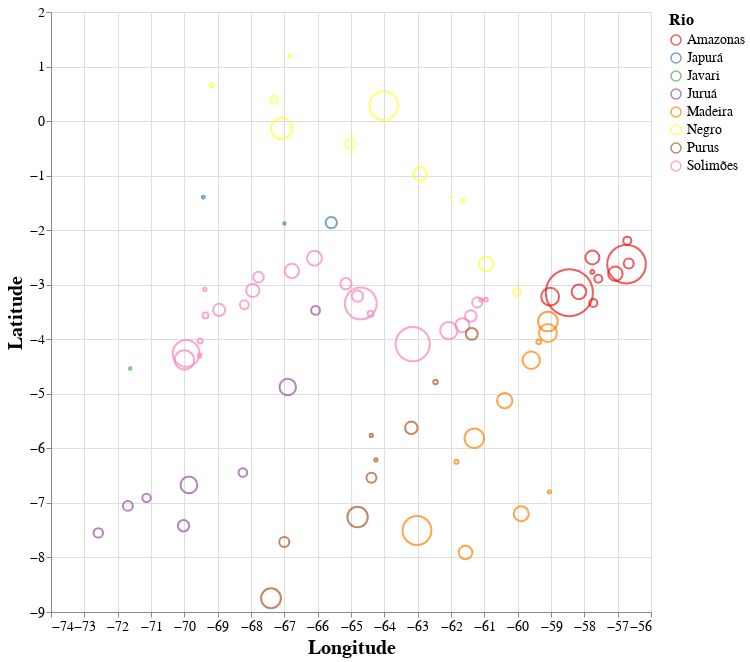

The code cell stored with this chart in its notebook:
### Markdown cell above
## Demanda (permite zoom e seleção na legenda)

### Code cell
selection = vg.selection_multi(fields=['Rio'], bind='legend')

chart = vg.Chart(df).mark_point().encode(
    vg.X('Longitude:Q',
          scale=vg.Scale(zero=False)
        ),
    vg.Y('Latitude:Q',
         scale=vg.Scale(zero=False)
        ),
    color= vg.condition(selection,
                        vg.Color('Rio:N', scale=vg.Scale(scheme='set1')),
                        vg.value('lightgray'),
                       ),
    size=vg.Size('Conteineres/Ano:Q', 
                 scale=None,
                 legend=vg.Legend(title='Conteineres por Ano')),
    tooltip=['Sigla', 'Nome', 'Latitude', 'Longitude', 'Município', 'Modal', 'Rio',
             'Latitude_2', 'Longitude_2', 'OBS', 'Considerar', 'Carga_2023',
             'Carga_2024', 'GN', 'GNL', 'Conteineres/Ano']
).properties(
    width=600,
    height=600,
).configure_title(
    fontSize=24,
).configure_axis(
    labelFontSize=14,
    titleFontSize=20,
).configure_legend(
    titleFontSize=16,
    labelFontSize=14, 
).add_selection(
    selection
).interactive()

chart

### Figure 1 — Vega-Lite specification as saved in the notebook (floating-point values rounded to 4 significant figures)
{"config": {"view": {"continuousWidth": 400, "continuousHeight": 300}, "axis": {"labelFontSize": 14, "titleFontSize": 20}, "legend": {"labelFontSize": 14, "titleFontSize": 16}, "title": {"fontSize": 24}}, "data": {"name": "data-e01aa9a4fcce9f1abde2d39afa6f1cc4"}, "mark": "point", "encoding": {"color": {"condition": {"field": "Rio", "scale": {"scheme": "set1"}, "type": "nominal", "selection": "selector002"}, "value": "lightgray"}, "size": {"field": "Conteineres/Ano", "legend": {"title": "Conteineres por Ano"}, "scale": null, "type": "quantitative"}, "tooltip": [{"field": "Sigla", "type": "nominal"}, {"field": "Nome", "type": "nominal"}, {"field": "Latitude", "type": "quantitative"}, {"field": "Longitude", "type": "quantitative"}, {"field": "Município", "type": "nominal"}, {"field": "Modal", "type": "nominal"}, {"field": "Rio", "type": "nominal"}, {"field": "Latitude_2", "type": "quantitative"}, {"field": "Longitude_2", "type": "quantitative"}, {"field": "OBS", "type": "nominal"}, {"field": "Considerar", "type": "quantitative"}, {"field": "Carga_2023", "type": "quantitative"}, {"field": "Carga_2024", "type": "quantitative"}, {"field": "GN", "type": "quantitative"}, {"field": "GNL", "type": "quantitative"}, {"field": "Conteineres/Ano", "type": "quantitative"}], "x": {"field": "Longitude", "scale": {"zero": false}, "type": "quantitative"}, "y": {"field": "Latitude", "scale": {"zero": false}, "type": "quantitative"}}, "height": 600, "selection": {"selector002": {"type": "multi", "fields": ["Rio"], "bind": "legend"}, "selector003": {"type": "interval", "bind": "scales", "encodings": ["x", "y"]}}, "width": 600, "$schema": "https://vega.github.io/schema/vega-lite/v4.17.0.json", "datasets": {"data-e01aa9a4fcce9f1abde2d39afa6f1cc4": [{"Sigla": "AM-000", "Nome": "MANAUS", "Latitude": -3.138, "Longitude": -60.03, "Município": "Manaus", "Modal": null, "Rio": "Negro", "Latitude_2": -3.138, "Longitude_2": -60.03, "OBS": "Porto de Manaus", "Considerar": 0, "Carga_2023": 0, "Carga_2024": 0, "GN": null, "GNL": null, "Conteineres/Ano": null}, {"Sigla": "AM-083", "Nome": "SACAMBU", "Latitude": -3.272, "Longitude": -60.95, "Município": "Manacapuru", "Modal": "Hidroviário", "Rio": "Solimões", "Latitude_2": -3.275, "Longitude_2": -60.93, "OBS": "Lago Cabaliana, UTE Sacambu; este nó será agregado à localidade CAAPIRANGA", "Considerar": 0, "Carga_2023": 1487, "Carga_2024": 1511, "GN": 455900.0, "GNL": 759.8, "Conteineres/Ano": 15.2}, {"Sigla": "AM-028", "Nome": "CAMPINAS", "Latitude": -3.279, "Longitude": -61.1, "Município": "Manacapuru", "Modal": "Hidroviário", "Rio": "Solimões", "Latitude_2": -3.279, "Longitude_2": -61.1, "OBS": "Lago Cabaliana + Rio Paraná do Aramã; este nó será agregado à localidade CAAPIRANGA", "Considerar": 1, "Carga_2023": 1085, "Carga_2024": 1099, "GN": 331600.0, "GNL": 552.6, "Conteineres/Ano": 11.05}, {"Sigla": "AM-023", "Nome": "CAAPIRANGA", "Latitude": -3.325, "Longitude": -61.21, "Município": "Manacapuru", "Modal": "Gasoduto", "Rio": "Solimões", "Latitude_2": -3.279, "Longitude_2": -61.1, "OBS": "Verificar acesso ao município; supondo entrega rodoviária a partir de Campinas", "Considerar": 0, "Carga_2023": 9984, "Carga_2024": 10253, "GN": 3093000.0, "GNL": 5156.0, "Conteineres/Ano": 103.1}, {"Sigla": "AM-004", "Nome": "ANAMÃ", "Latitude": -3.572, "Longitude": -61.41, "Município": "Anamã", "Modal": "Gasoduto", "Rio": "Solimões", "Latitude_2": -3.572, "Longitude_2": -61.41, "OBS": null, "Considerar": 0, "Carga_2023": 12675, "Carga_2024": 13347, "GN": 4027000.0, "GNL": 6711.0, "Conteineres/Ano": 134.2}, {"Sigla": "AM-005", "Nome": "ANORI", "Latitude": -3.744, "Longitude": -61.66, "Município": "Anori", "Modal": "Gasoduto", "Rio": "Solimões", "Latitude_2": -3.779, "Longitude_2": -61.63, "OBS": "Verificar acesso ao município", "Considerar": 0, "Carga_2023": 19284, "Carga_2024": 19978, "GN": 6027000.0, "GNL": 10050.0, "Conteineres/Ano": 200.9}, {"Sigla": "AM-036", "Nome": "CODAJÁS", "Latitude": -3.842, "Longitude": -62.06, "Município": "Codajás", "Modal": "Gasoduto", "Rio": "Solimões", "Latitude_2": -3.842, "Longitude_2": -62.06, "OBS": null, "Considerar": 0, "Carga_2023": 28771, "Carga_2024": 30152, "GN": 9097000.0, "GNL": 15160.0, "Conteineres/Ano": 303.2}, {"Sigla": "AM-035", "Nome": "COARI", "Latitude": -4.09, "Longitude": -63.15, "Município": "Coari", "Modal": "Gasoduto", "Rio": "Solimões", "Latitude_2": -4.08, "Longitude_2": -63.14, "OBS": "Porto de Coari", "Considerar": 0, "Carga_2023": 112946, "Carga_2024": 116899, "GN": 35270000.0, "GNL": 58780.0, "Conteineres/Ano": 1176.0}, {"Sigla": "AM-025", "Nome": "CAIAMBÉ", "Latitude": -3.531, "Longitude": -64.41, "Município": "Tefé", "Modal": "Hidroviário", "Rio": "Solimões", "Latitude_2": -3.531, "Longitude_2": -64.41, "OBS": null, "Considerar": 1, "Carga_2023": 3500, "Carga_2024": 3626, "GN": 1094000.0, "GNL": 1823.0, "Conteineres/Ano": 36.47}, {"Sigla": "AM-096", "Nome": "TEFÉ", "Latitude": -3.343, "Longitude": -64.71, "Município": "Tefé", "Modal": "Hidroviário", "Rio": "Solimões", "Latitude_2": -3.343, "Longitude_2": -64.71, "OBS": "Porto de Tefé", "Considerar": 1, "Carga_2023": 99231, "Carga_2024": 100628, "GN": 30360000.0, "GNL": 50600.0, "Conteineres/Ano": 1012.0}, {"Sigla": "AM-002", "Nome": "ALVARÃES", "Latitude": -3.209, "Longitude": -64.8, "Município": "Alvarães", "Modal": "Hidroviário", "Rio": "Solimões", "Latitude_2": -3.209, "Longitude_2": -64.8, "OBS": null, "Considerar": 1, "Carga_2023": 12128, "Carga_2024": 12528, "GN": 3780000.0, "GNL": 6300.0, "Conteineres/Ano": 126.0}, {"Sigla": "AM-099", "Nome": "UARINI", "Latitude": -2.981, "Longitude": -65.15, "Município": "Uarini", "Modal": "Hidroviário", "Rio": "Solimões", "Latitude_2": -2.982, "Longitude_2": -65.11, "OBS": "Foz do Rio Uarini", "Considerar": 1, "Carga_2023": 12480, "Carga_2024": 12707, "GN": 3834000.0, "GNL": 6390.0, "Conteineres/Ano": 127.8}, {"Sigla": "AM-042", "Nome": "FONTE BOA", "Latitude": -2.514, "Longitude": -66.1, "Município": "Fonte Boa", "Modal": "Hidroviário", "Rio": "Solimões", "Latitude_2": -2.513, "Longitude_2": -66.1, "OBS": "Porto da Comadre", "Considerar": 1, "Carga_2023": 21414, "Carga_2024": 21941, "GN": 6620000.0, "GNL": 11030.0, "Conteineres/Ano": 220.7}, {"Sigla": "AM-057", "Nome": "JUTAÍ", "Latitude": -2.748, "Longitude": -66.77, "Município": "Jutaí", "Modal": "Hidroviário", "Rio": "Solimões", "Latitude_2": -2.743, "Longitude_2": -66.77, "OBS": null, "Considerar": 1, "Carga_2023": 19655, "Carga_2024": 20540, "GN": 6197000.0, "GNL": 10330.0, "Conteineres/Ano": 206.6}, {"Sigla": "AM-097", "Nome": "TONANTINS", "Latitude": -2.861, "Longitude": -67.78, "Município": "Tonantins", "Modal": "Hidroviário", "Rio": "Solimões", "Latitude_2": -2.865, "Longitude_2": -67.77, "OBS": null, "Considerar": 1, "Carga_2023": 10873, "Carga_2024": 11090, "GN": 3346000.0, "GNL": 5577.0, "Conteineres/Ano": 111.5}, {"Sigla": "AM-087", "Nome": "SANTO ANTÔNIO DO IÇÁ", "Latitude": -3.104, "Longitude": -67.95, "Município": "Santo Antônio do Içá", "Modal": "Hidroviário", "Rio": "Solimões", "Latitude_2": -3.109, "Longitude_2": -67.95, "OBS": null, "Considerar": 1, "Carga_2023": 17394, "Carga_2024": 17676, "GN": 5333000.0, "GNL": 8888.0, "Conteineres/Ano": 177.8}, {"Sigla": "AM-001", "Nome": "ALTEROSA", "Latitude": -3.086, "Longitude": -69.39, "Município": "Santo Antônio do Içá", "Modal": "Hidroviário", "Rio": "Solimões", "Latitude_2": -3.109, "Longitude_2": -67.95, "OBS": "Verificar acesso ao município; foi usada como referência Santo Antônio de Içá", "Considerar": 1, "Carga_2023": 1134, "Carga_2024": 1191, "GN": 359300.0, "GNL": 598.9, "Conteineres/Ano": 11.98}, {"Sigla": "AM-003", "Nome": "AMATURÁ", "Latitude": -3.367, "Longitude": -68.2, "Município": "Amaturá", "Modal": "Hidroviário", "Rio": "Solimões", "Latitude_2": -3.359, "Longitude_2": -68.2, "OBS": null, "Considerar": 1, "Carga_2023": 7519, "Carga_2024": 7858, "GN": 2371000.0, "GNL": 3951.0, "Conteineres/Ano": 79.03}, {"Sigla": "AM-089", "Nome": "SÃO PAULO DE OLIVENÇA", "Latitude": -3.462, "Longitude": -68.96, "Município": "São Paulo de Olivença", "Modal": "Hidroviário", "Rio": "Solimões", "Latitude_2": -3.462, "Longitude_2": -68.96, "OBS": "Porto Principal", "Considerar": 1, "Carga_2023": 14287, "Carga_2024": 14601, "GN": 4405000.0, "GNL": 7342.0, "Conteineres/Ano": 146.8}, {"Sigla": "AM-085", "Nome": "SANTA RITA DO WEILL", "Latitude": -3.562, "Longitude": -69.37, "Município": "São Paulo de Olivença", "Modal": "Hidroviário", "Rio": "Solimões", "Latitude_2": -3.562, "Longitude_2": -69.37, "OBS": null, "Considerar": 1, "Carga_2023": 3337, "Carga_2024": 3411, "GN": 1029000.0, "GNL": 1715.0, "Conteineres/Ano": 34.3}, {"Sigla": "AM-015", "Nome": "BELÉM DO SOLIMÕES", "Latitude": -4.031, "Longitude": -69.52, "Município": "Tabatinga", "Modal": "Hidroviário", "Rio": "Solimões", "Latitude_2": -4.042, "Longitude_2": -69.52, "OBS": null, "Considerar": 1, "Carga_2023": 2338, "Carga_2024": 2390, "GN": 721100.0, "GNL": 1202.0, "Conteineres/Ano": 24.04}, {"Sigla": "AM-041", "Nome": "FEIJOAL", "Latitude": -4.297, "Longitude": -69.54, "Município": "Tabatinga", "Modal": "Hidroviário", "Rio": "Solimões", "Latitude_2": -4.297, "Longitude_2": -69.54, "OBS": null, "Considerar": 1, "Carga_2023": 1470, "Carga_2024": 1504, "GN": 453800.0, "GNL": 756.3, "Conteineres/Ano": 15.13}, {"Sigla": "AM-017", "Nome": "BENJAMIN CONSTANT", "Latitude": -4.378, "Longitude": -70.0, "Município": "Benjamin Constant", "Modal": "Hidroviário", "Rio": "Solimões", "Latitude_2": -4.378, "Longitude_2": -70.0, "OBS": null, "Considerar": 1, "Carga_2023": 36655, "Carga_2024": 37571, "GN": 11340000.0, "GNL": 18890.0, "Conteineres/Ano": 377.8}, {"Sigla": "AM-093", "Nome": "TABATINGA", "Latitude": -4.259, "Longitude": -69.95, "Município": "Tabatinga", "Modal": "Hidroviário", "Rio": "Solimões", "Latitude_2": -4.259, "Longitude_2": -69.95, "OBS": null, "Considerar": 1, "Carga_2023": 70600, "Carga_2024": 71626, "GN": 21610000.0, "GNL": 36020.0, "Conteineres/Ano": 720.3}, {"Sigla": "AM-040", "Nome": "ESTIRÃO DO EQUADOR", "Latitude": -4.535, "Longitude": -71.62, "Município": "Atalaia do Norte", "Modal": "Hidroviário", "Rio": "Javari", "Latitude_2": -4.527, "Longitude_2": -71.62, "OBS": "Rio Javari, após Benjamin Constant", "Considerar": 0, "Carga_2023": 667, "Carga_2024": 682, "GN": 205800.0, "GNL": 342.9, "Conteineres/Ano": 6.859}, {"Sigla": "AM-056", "Nome": "JURUÁ", "Latitude": -3.471, "Longitude": -66.06, "Município": "Juruá", "Modal": "Hidroviário", "Rio": "Juruá", "Latitude_2": -3.471, "Longitude_2": -66.06, "OBS": null, "Considerar": 1, "Carga_2023": 7563, "Carga_2024": 7631, "GN": 2302000.0, "GNL": 3837.0, "Conteineres/Ano": 76.74}, {"Sigla": "AM-030", "Nome": "CARAUARI", "Latitude": -4.875, "Longitude": -66.9, "Município": "Carauari", "Modal": "Hidroviário", "Rio": "Juruá", "Latitude_2": -4.837, "Longitude_2": -66.85, "OBS": "Vila Nova; acesso rodoviário a Caruari por meio da Estrada do Gavião", "Considerar": 1, "Carga_2023": 26855, "Carga_2024": 27124, "GN": 8183000.0, "GNL": 13640.0, "Conteineres/Ano": 272.8}, {"Sigla": "AM-050", "Nome": "ITAMARATI", "Latitude": -6.442, "Longitude": -68.24, "Município": "Itamarati", "Modal": "Hidroviário", "Rio": "Juruá", "Latitude_2": -6.442, "Longitude_2": -68.24, "OBS": null, "Considerar": 1, "Carga_2023": 7306, "Carga_2024": 7512, "GN": 2266000.0, "GNL": 3777.0, "Conteineres/Ano": 75.55}, {"Sigla": "AM-038", "Nome": "EIRUNEPÉ", "Latitude": -6.671, "Longitude": -69.86, "Município": "Eirunepé", "Modal": "Hidroviário", "Rio": "Juruá", "Latitude_2": -6.671, "Longitude_2": -69.86, "OBS": null, "Considerar": 1, "Carga_2023": 27205, "Carga_2024": 27886, "GN": 8413000.0, "GNL": 14020.0, "Conteineres/Ano": 280.4}, {"Sigla": "AM-039", "Nome": "ENVIRA", "Latitude": -7.418, "Longitude": -70.02, "Município": "Envira", "Modal": "Hidroviário", "Rio": "Juruá", "Latitude_2": -7.418, "Longitude_2": -70.02, "OBS": "Rio Taraucá", "Considerar": 1, "Carga_2023": 12409, "Carga_2024": 12967, "GN": 3912000.0, "GNL": 6520.0, "Conteineres/Ano": 130.4}, {"Sigla": "AM-059", "Nome": "LIMOEIRO", "Latitude": -6.907, "Longitude": -71.13, "Município": "Ipixuna", "Modal": "Hidroviário", "Rio": "Juruá", "Latitude_2": -6.907, "Longitude_2": -71.13, "OBS": "Verificar acesso ao município", "Considerar": 1, "Carga_2023": 6861, "Carga_2024": 7101, "GN": 2142000.0, "GNL": 3571.0, "Conteineres/Ano": 71.41}, {"Sigla": "AM-047", "Nome": "IPIXUNA", "Latitude": -7.054, "Longitude": -71.69, "Município": "Ipixuna", "Modal": "Hidroviário", "Rio": "Juruá", "Latitude_2": -7.054, "Longitude_2": -71.69, "OBS": null, "Considerar": 1, "Carga_2023": 9489, "Carga_2024": 9754, "GN": 2943000.0, "GNL": 4905.0, "Conteineres/Ano": 98.09}, {"Sigla": "AM-043", "Nome": "GUAJARÁ", "Latitude": -7.55, "Longitude": -72.58, "Município": "Guajará", "Modal": "Hidroviário", "Rio": "Juruá", "Latitude_2": -7.55, "Longitude_2": -72.58, "OBS": null, "Considerar": 1, "Carga_2023": 8642, "Carga_2024": 8875, "GN": 2678000.0, "GNL": 4463.0, "Conteineres/Ano": 89.25}, {"Sigla": "AM-064", "Nome": "MARAÃ", "Latitude": -1.861, "Longitude": -65.59, "Município": "Maraã", "Modal": "Hidroviário", "Rio": "Japurá", "Latitude_2": -1.861, "Longitude_2": -65.59, "OBS": "Este nó será agregado/incorporado à localidade VILA BITENCOURT (localidade mais remota no Rio Japurá).", "Considerar": 0, "Carga_2023": 12159, "Carga_2024": 12754, "GN": 3848000.0, "GNL": 6413.0, "Conteineres/Ano": 128.3}, {"Sigla": "AM-055", "Nome": "JAPURÁ", "Latitude": -1.877, "Longitude": -67.0, "Município": "Japurá", "Modal": "Hidroviário", "Rio": "Japurá", "Latitude_2": -1.877, "Longitude_2": -67.0, "OBS": "Porto de Japurá. Este nó será agregado/incorporado à localidade VILA BITENCOURT (localidade mais remota no Rio Japurá).", "Considerar": 0, "Carga_2023": 575, "Carga_2024": 576, "GN": 173800.0, "GNL": 289.6, "Conteineres/Ano": 5.793}, {"Sigla": "AM-103", "Nome": "VILA BITENCOURT", "Latitude": -1.396, "Longitude": -69.43, "Município": "Japurá", "Modal": "Hidroviário", "Rio": "Japurá", "Latitude_2": -1.396, "Longitude_2": -69.43, "OBS": null, "Considerar": 1, "Carga_2023": 834, "Carga_2024": 851, "GN": 256800.0, "GNL": 427.9, "Conteineres/Ano": 8.558}, {"Sigla": "AM-018", "Nome": "BERURI", "Latitude": -3.902, "Longitude": -61.38, "Município": "Beruri", "Modal": "Hidroviário", "Rio": "Purus", "Latitude_2": -3.902, "Longitude_2": -61.38, "OBS": null, "Considerar": 1, "Carga_2023": 13800, "Carga_2024": 14007, "GN": 4226000.0, "GNL": 7043.0, "Conteineres/Ano": 140.9}, {"Sigla": "AM-098", "Nome": "TUIUÉ", "Latitude": -4.784, "Longitude": -62.46, "Município": "Beruri", "Modal": "Hidroviário", "Rio": "Purus", "Latitude_2": -4.784, "Longitude_2": -62.46, "OBS": null, "Considerar": 1, "Carga_2023": 1954, "Carga_2024": 1983, "GN": 598300.0, "GNL": 997.1, "Conteineres/Ano": 19.94}, {"Sigla": "AM-095", "Nome": "TAPAUÁ", "Latitude": -5.623, "Longitude": -63.19, "Município": "Tapauá", "Modal": "Hidroviário", "Rio": "Purus", "Latitude_2": -5.623, "Longitude_2": -63.19, "OBS": null, "Considerar": 1, "Carga_2023": 15181, "Carga_2024": 15504, "GN": 4678000.0, "GNL": 7796.0, "Conteineres/Ano": 155.9}, {"Sigla": "AM-026", "Nome": "CAMARUÃ", "Latitude": -5.764, "Longitude": -64.39, "Município": "Tapauá", "Modal": "Hidroviário", "Rio": "Purus", "Latitude_2": -5.764, "Longitude_2": -64.39, "OBS": null, "Considerar": 1, "Carga_2023": 1002, "Carga_2024": 1032, "GN": 311400.0, "GNL": 518.9, "Conteineres/Ano": 10.38}, {"Sigla": "AM-016", "Nome": "BELO MONTE", "Latitude": -6.209, "Longitude": -64.25, "Município": "Tapauá", "Modal": "Hidroviário", "Rio": "Purus", "Latitude_2": -6.209, "Longitude_2": -64.25, "OBS": null, "Considerar": 1, "Carga_2023": 957, "Carga_2024": 998, "GN": 301100.0, "GNL": 501.8, "Conteineres/Ano": 10.04}, {"Sigla": "AM-029", "Nome": "CANUTAMA", "Latitude": -6.54, "Longitude": -64.39, "Município": "Canutama", "Modal": "Hidroviário", "Rio": "Purus", "Latitude_2": -6.54, "Longitude_2": -64.39, "OBS": null, "Considerar": 1, "Carga_2023": 9457, "Carga_2024": 9835, "GN": 2967000.0, "GNL": 4945.0, "Conteineres/Ano": 98.91}, {"Sigla": "AM-058", "Nome": "LÁBREA", "Latitude": -7.258, "Longitude": -64.8, "Município": "Lábrea", "Modal": "Hidroviário", "Rio": "Purus", "Latitude_2": -7.258, "Longitude_2": -64.8, "OBS": null, "Considerar": 1, "Carga_2023": 40165, "Carga_2024": 41570, "GN": 12540000.0, "GNL": 20900.0, "Conteineres/Ano": 418.1}, {"Sigla": "AM-079", "Nome": "PAUINI", "Latitude": -7.718, "Longitude": -67.0, "Município": "Pauini", "Modal": "Hidroviário", "Rio": "Purus", "Latitude_2": -7.718, "Longitude_2": -67.0, "OBS": null, "Considerar": 1, "Carga_2023": 9890, "Carga_2024": 10088, "GN": 3044000.0, "GNL": 5073.0, "Conteineres/Ano": 101.5}, {"Sigla": "AM-021", "Nome": "BOCA DO ACRE", "Latitude": -8.748, "Longitude": -67.4, "Município": "Boca do Acre", "Modal": "Hidroviário", "Rio": "Purus", "Latitude_2": -8.748, "Longitude_2": -67.4, "OBS": null, "Considerar": 1, "Carga_2023": 38476, "Carga_2024": 39053, "GN": 11780000.0, "GNL": 19640.0, "Conteineres/Ano": 392.7}, {"Sigla": "AM-072", "Nome": "NOVO AIRÃO", "Latitude": -2.62, "Longitude": -60.95, "Município": "Novo Airão", "Modal": "Hidroviário", "Rio": "Negro", "Latitude_2": -2.62, "Longitude_2": -60.95, "OBS": null, "Considerar": 1, "Carga_2023": 20313, "Carga_2024": 20623, "GN": 6222000.0, "GNL": 10370.0, "Conteineres/Ano": 207.4}, {"Sigla": "AM-068", "Nome": "MOURA", "Latitude": -1.456, "Longitude": -61.63, "Município": "Barcelos", "Modal": "Hidroviário", "Rio": "Negro", "Latitude_2": -1.456, "Longitude_2": -61.63, "OBS": null, "Considerar": 1, "Carga_2023": 1080, "Carga_2024": 1156, "GN": 348800.0, "GNL": 581.3, "Conteineres/Ano": 11.63}, {"Sigla": "AM-032", "Nome": "CARVOEIRO", "Latitude": -1.394, "Longitude": -61.98, "Município": "Barcelos", "Modal": "Hidroviário", "Rio": "Negro", "Latitude_2": -1.394, "Longitude_2": -61.98, "OBS": null, "Considerar": 1, "Carga_2023": 203, "Carga_2024": 216, "GN": 65170.0, "GNL": 108.6, "Conteineres/Ano": 2.172}, {"Sigla": "AM-013", "Nome": "BARCELOS", "Latitude": -0.9686, "Longitude": -62.93, "Município": "Barcelos", "Modal": "Hidroviário", "Rio": "Negro", "Latitude_2": -0.9686, "Longitude_2": -62.93, "OBS": null, "Considerar": 1, "Carga_2023": 17581, "Carga_2024": 18021, "GN": 5437000.0, "GNL": 9062.0, "Conteineres/Ano": 181.2}, {"Sigla": "AM-033", "Nome": "CASTANHO", "Latitude": 0.2842, "Longitude": -64.02, "Município": "Barcelos", "Modal": "Hidroviário", "Rio": "Negro", "Latitude_2": 0.2842, "Longitude_2": -64.02, "OBS": "Rio Preto & Rio Padauari", "Considerar": 1, "Carga_2023": 80416, "Carga_2024": 82507, "GN": 24890000.0, "GNL": 41490.0, "Conteineres/Ano": 829.8}, {"Sigla": "AM-084", "Nome": "SANTA ISABEL DO RIO NEGRO", "Latitude": -0.4189, "Longitude": -65.02, "Município": "Santa Isabel do Rio Negro", "Modal": "Hidroviário", "Rio": "Negro", "Latitude_2": -0.4189, "Longitude_2": -65.02, "OBS": null, "Considerar": 1, "Carga_2023": 9499, "Carga_2024": 9653, "GN": 2912000.0, "GNL": 4854.0, "Conteineres/Ano": 97.08}, {"Sigla": "AM-088", "Nome": "SÃO GABRIEL DA CACHOEIRA", "Latitude": -0.1365, "Longitude": -67.08, "Município": "São Gabriel da Cachoeira", "Modal": "Hidroviário", "Rio": "Negro", "Latitude_2": -0.1365, "Longitude_2": -67.08, "OBS": null, "Considerar": 1, "Carga_2023": 43517, "Carga_2024": 44300, "GN": 13370000.0, "GNL": 22280.0, "Conteineres/Ano": 445.5}, {"Sigla": "AM-024", "Nome": "CABORI", "Latitude": 0.3887, "Longitude": -67.3, "Município": "São Gabriel da Cachoeira", "Modal": "Hidroviário", "Rio": "Negro", "Latitude_2": 0.3887, "Longitude_2": -67.3, "OBS": null, "Considerar": 1, "Carga_2023": 5696, "Carga_2024": 5822, "GN": 1757000.0, "GNL": 2928.0, "Conteineres/Ano": 58.55}, {"Sigla": "AM-037", "Nome": "CUCUÍ", "Latitude": 1.191, "Longitude": -66.84, "Município": "São Gabriel da Cachoeira", "Modal": "Hidroviário", "Rio": "Negro", "Latitude_2": 1.191, "Longitude_2": -66.84, "OBS": null, "Considerar": 1, "Carga_2023": 797, "Carga_2024": 816, "GN": 246200.0, "GNL": 410.3, "Conteineres/Ano": 8.206}, {"Sigla": "AM-045", "Nome": "IAUARETE", "Latitude": 0.6607, "Longitude": -69.18, "Município": "São Gabriel da Cachoeira", "Modal": "Hidroviário", "Rio": "Negro", "Latitude_2": 0.6607, "Longitude_2": -69.18, "OBS": "Rio Uapés", "Considerar": 1, "Carga_2023": 1530, "Carga_2024": 1628, "GN": 491200.0, "GNL": 818.6, "Conteineres/Ano": 16.37}, {"Sigla": "AM-010", "Nome": "AUTAZES", "Latitude": -3.674, "Longitude": -59.09, "Município": "Autazes", "Modal": "Hidroviário", "Rio": "Madeira", "Latitude_2": -3.674, "Longitude_2": -59.09, "OBS": "Porto do Rosarinho", "Considerar": 1, "Carga_2023": 37363, "Carga_2024": 38410, "GN": 11590000.0, "GNL": 19310.0, "Conteineres/Ano": 386.3}, {"Sigla": "AM-071", "Nome": "NOVA OLINDA DO NORTE", "Latitude": -3.886, "Longitude": -59.09, "Município": "Nova Olinda do Norte", "Modal": "Hidroviário", "Rio": "Madeira", "Latitude_2": -3.886, "Longitude_2": -59.09, "OBS": null, "Considerar": 1, "Carga_2023": 31393, "Carga_2024": 31864, "GN": 9614000.0, "GNL": 16020.0, "Conteineres/Ano": 320.5}, {"Sigla": "AM-012", "Nome": "AXINIM", "Latitude": -4.046, "Longitude": -59.37, "Município": "Borba", "Modal": "Hidroviário", "Rio": "Madeira", "Latitude_2": -4.046, "Longitude_2": -59.37, "OBS": null, "Considerar": 1, "Carga_2023": 2162, "Carga_2024": 2185, "GN": 659200.0, "GNL": 1099.0, "Conteineres/Ano": 21.97}, {"Sigla": "AM-022", "Nome": "BORBA", "Latitude": -4.384, "Longitude": -59.59, "Município": "Borba", "Modal": "Hidroviário", "Rio": "Madeira", "Latitude_2": -4.384, "Longitude_2": -59.59, "OBS": "Porto de Borba", "Considerar": 1, "Carga_2023": 28979, "Carga_2024": 29878, "GN": 9014000.0, "GNL": 15020.0, "Conteineres/Ano": 300.5}, {"Sigla": "AM-073", "Nome": "NOVO ARIPUANÃ", "Latitude": -5.124, "Longitude": -60.39, "Município": "Novo Aripuanã", "Modal": "Hidroviário", "Rio": "Madeira", "Latitude_2": -5.124, "Longitude_2": -60.39, "OBS": null, "Considerar": 1, "Carga_2023": 23063, "Carga_2024": 23363, "GN": 7049000.0, "GNL": 11750.0, "Conteineres/Ano": 235.0}, {"Sigla": "AM-063", "Nome": "MANICORÉ", "Latitude": -5.814, "Longitude": -61.3, "Município": "Manicoré", "Modal": "Hidroviário", "Rio": "Madeira", "Latitude_2": -5.814, "Longitude_2": -61.3, "OBS": null, "Considerar": 1, "Carga_2023": 36825, "Carga_2024": 37672, "GN": 11370000.0, "GNL": 18940.0, "Conteineres/Ano": 378.9}, {"Sigla": "AM-011", "Nome": "AUXILIADORA", "Latitude": -6.248, "Longitude": -61.84, "Município": "Humaitá", "Modal": "Hidroviário", "Rio": "Madeira", "Latitude_2": -6.248, "Longitude_2": -61.84, "OBS": null, "Considerar": 1, "Carga_2023": 1581, "Carga_2024": 1623, "GN": 489700.0, "GNL": 816.1, "Conteineres/Ano": 16.32}, {"Sigla": "AM-044", "Nome": "HUMAITÁ", "Latitude": -7.506, "Longitude": -63.02, "Município": "Humaitá", "Modal": "Hidroviário", "Rio": "Madeira", "Latitude_2": -7.506, "Longitude_2": -63.02, "OBS": null, "Considerar": 1, "Carga_2023": 79771, "Carga_2024": 82802, "GN": 24980000.0, "GNL": 41640.0, "Conteineres/Ano": 832.7}, {"Sigla": "AM-092", "Nome": "SUCUNDURI", "Latitude": -6.795, "Longitude": -59.05, "Município": "Apuí", "Modal": "Hidroviário", "Rio": "Madeira", "Latitude_2": -7.506, "Longitude_2": -63.02, "OBS": "Acesso rodoviário a partir de Humaitá", "Considerar": 0, "Carga_2023": 948, "Carga_2024": 980, "GN": 295700.0, "GNL": 492.8, "Conteineres/Ano": 9.856}, {"Sigla": "AM-006", "Nome": "APUÍ", "Latitude": -7.198, "Longitude": -59.89, "Município": "Apuí", "Modal": "Hidroviário", "Rio": "Madeira", "Latitude_2": -7.506, "Longitude_2": -63.02, "OBS": "Acesso rodoviário a partir de Humaitá", "Considerar": 0, "Carga_2023": 21760, "Carga_2024": 22239, "GN": 6710000.0, "GNL": 11180.0, "Conteineres/Ano": 223.7}, {"Sigla": "AM-065", "Nome": "MATUPÍ", "Latitude": -7.908, "Longitude": -61.56, "Município": "Manicoré", "Modal": "Hidroviário", "Rio": "Madeira", "Latitude_2": -7.506, "Longitude_2": -63.02, "OBS": "Acesso rodoviário a partir de Humaitá", "Considerar": 0, "Carga_2023": 17216, "Carga_2024": 18335, "GN": 5532000.0, "GNL": 9220.0, "Conteineres/Ano": 184.4}, {"Sigla": "AM-049", "Nome": "ITACOATIARA", "Latitude": -3.146, "Longitude": -58.45, "Município": "Itacoatiara", "Modal": "Hidroviário", "Rio": "Amazonas", "Latitude_2": -3.146, "Longitude_2": -58.45, "OBS": "Porto de Itacoatiara", "Considerar": 1, "Carga_2023": 210942, "Carga_2024": 220434, "GN": 66510000.0, "GNL": 110800.0, "Conteineres/Ano": 2217.0}, {"Sigla": "AM-075", "Nome": "NOVO REMANÇO", "Latitude": -3.219, "Longitude": -59.03, "Município": "Itacoatiara", "Modal": "Hidroviário", "Rio": "Amazonas", "Latitude_2": -3.219, "Longitude_2": -59.03, "OBS": "Porto de Novo Remanço", "Considerar": 1, "Carga_2023": 29265, "Carga_2024": 31646, "GN": 9548000.0, "GNL": 15910.0, "Conteineres/Ano": 318.3}, {"Sigla": "AM-101", "Nome": "URUCURITUBA", "Latitude": -3.131, "Longitude": -58.16, "Município": "Urucurituba", "Modal": "Hidroviário", "Rio": "Amazonas", "Latitude_2": -3.131, "Longitude_2": -58.16, "OBS": null, "Considerar": 1, "Carga_2023": 20984, "Carga_2024": 21304, "GN": 6428000.0, "GNL": 10710.0, "Conteineres/Ano": 214.3}, {"Sigla": "AM-009", "Nome": "AUGUSTO MONTENEGRO", "Latitude": -2.765, "Longitude": -57.76, "Município": "Urucurituba", "Modal": "Hidroviário", "Rio": "Amazonas", "Latitude_2": -2.765, "Longitude_2": -57.76, "OBS": null, "Considerar": 1, "Carga_2023": 1408, "Carga_2024": 1446, "GN": 436300.0, "GNL": 727.1, "Conteineres/Ano": 14.54}, {"Sigla": "AM-100", "Nome": "URUCARÁ", "Latitude": -2.501, "Longitude": -57.76, "Município": "Urucará", "Modal": "Hidroviário", "Rio": "Amazonas", "Latitude_2": -2.501, "Longitude_2": -57.76, "OBS": "Rio Uatumã", "Considerar": 1, "Carga_2023": 18795, "Carga_2024": 19196, "GN": 5792000.0, "GNL": 9653.0, "Conteineres/Ano": 193.1}, {"Sigla": "AM-078", "Nome": "PARINTINS", "Latitude": -2.623, "Longitude": -56.73, "Município": "Parintins", "Modal": "Hidroviário", "Rio": "Amazonas", "Latitude_2": -2.623, "Longitude_2": -56.73, "OBS": null, "Considerar": 1, "Carga_2023": 145748, "Carga_2024": 147934, "GN": 44630000.0, "GNL": 74390.0, "Conteineres/Ano": 1488.0}, {"Sigla": "AM-014", "Nome": "BARREIRINHA", "Latitude": -2.799, "Longitude": -57.07, "Município": "Barreirinha", "Modal": "Hidroviário", "Rio": "Amazonas", "Latitude_2": -2.623, "Longitude_2": -56.73, "OBS": "Acesso rodoviário a partir de Parintins; a demanda será agregada à de Parintins", "Considerar": 0, "Carga_2023": 20134, "Carga_2024": 20718, "GN": 6251000.0, "GNL": 10420.0, "Conteineres/Ano": 208.4}, {"Sigla": "AM-102", "Nome": "VILA AMAZÔNIA", "Latitude": -2.611, "Longitude": -56.67, "Município": "Parintins", "Modal": "Hidroviário", "Rio": "Amazonas", "Latitude_2": -2.611, "Longitude_2": -56.67, "OBS": null, "Considerar": 1, "Carga_2023": 9654, "Carga_2024": 9847, "GN": 2971000.0, "GNL": 4951.0, "Conteineres/Ano": 99.03}, {"Sigla": "AM-070", "Nome": "NHAMUNDÁ", "Latitude": -2.192, "Longitude": -56.71, "Município": "Nhamundá", "Modal": "Indefinido", "Rio": "Amazonas", "Latitude_2": -2.192, "Longitude_2": -56.71, "OBS": "Acesso difícil (não sei como chegar no local)", "Considerar": 0, "Carga_2023": 15820, "Carga_2024": 16263, "GN": null, "GNL": null, "Conteineres/Ano": null}, {"Sigla": "AM-066", "Nome": "MAUÉS", "Latitude": -3.337, "Longitude": -57.73, "Município": "Maués", "Modal": "Indefinido", "Rio": "Amazonas", "Latitude_2": -3.337, "Longitude_2": -57.73, "OBS": "Acesso difícil (não sei como chegar no local)", "Considerar": 0, "Carga_2023": 53787, "Carga_2024": 55508, "GN": null, "GNL": null, "Conteineres/Ano": null}, {"Sigla": "AM-020", "Nome": "BOA VISTA DO RAMOS", "Latitude": -2.89, "Longitude": -57.58, "Município": "Boa Vista do Ramos", "Modal": "Indefinido", "Rio": "Amazonas", "Latitude_2": -2.89, "Longitude_2": -57.58, "OBS": "Acesso difícil (não sei como chegar no local)", "Considerar": 0, "Carga_2023": 16827, "Carga_2024": 17382, "GN": null, "GNL": null, "Conteineres/Ano": null}]}}
